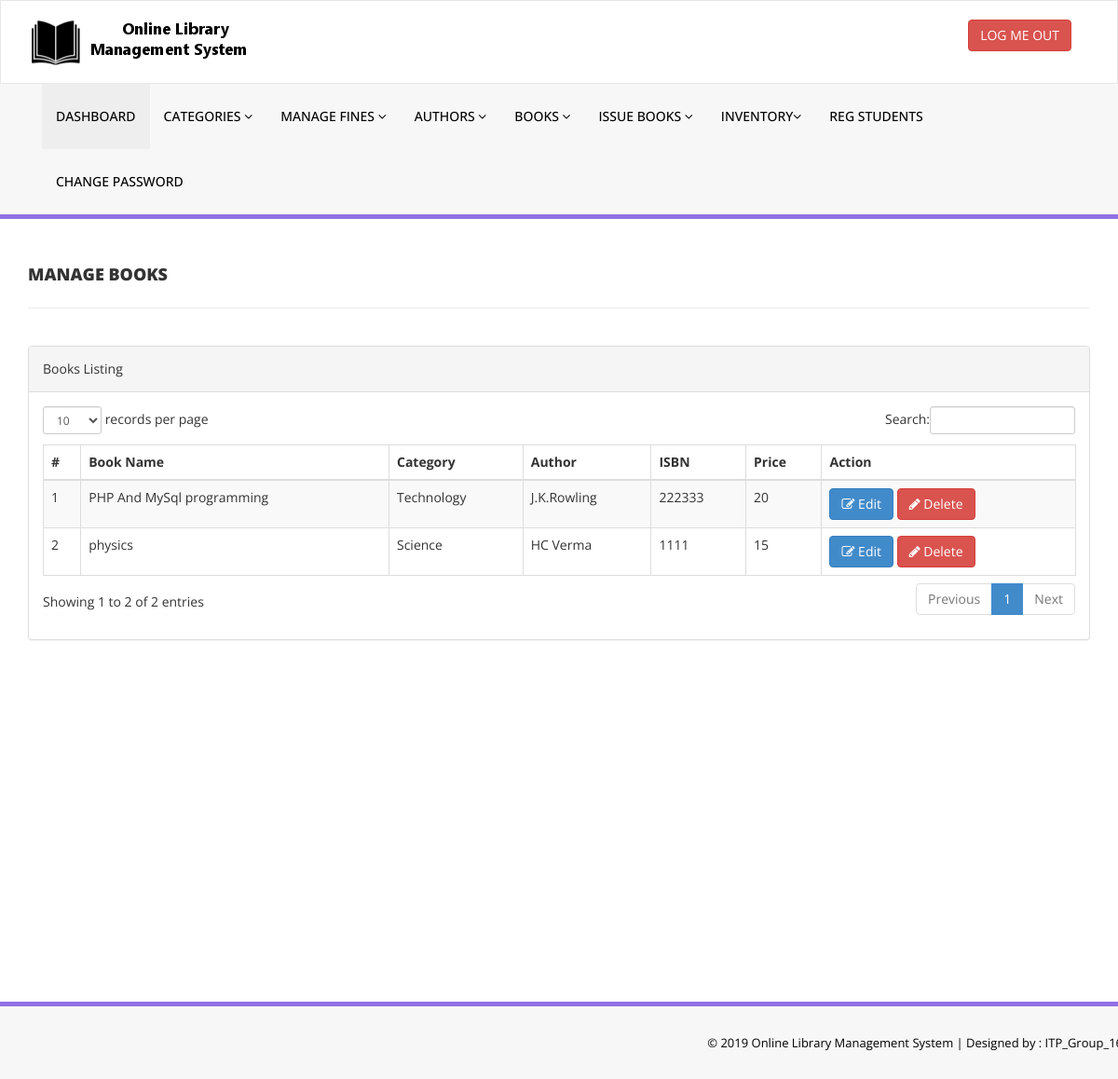
The app's page /library/admin/manage-books.php (signed in) with its own data.
### tables this page shows
CREATE TABLE `tblbooks` (
  `id` int(11) NOT NULL,
  `BookName` varchar(255) DEFAULT NULL,
  `CatId` int(11) DEFAULT NULL,
  `AuthorId` int(11) DEFAULT NULL,
  `ISBNNumber` int(11) DEFAULT NULL,
  `BookPrice` int(11) DEFAULT NULL,
  `RegDate` timestamp NULL DEFAULT CURRENT_TIMESTAMP,
  `UpdationDate` timestamp NULL DEFAULT NULL ON UPDATE CURRENT_TIMESTAMP
);

CREATE TABLE `tblcategory` (
  `id` int(11) NOT NULL,
  `CategoryName` varchar(150) DEFAULT NULL,
  `Status` int(1) DEFAULT NULL,
  `CreationDate` timestamp NULL DEFAULT CURRENT_TIMESTAMP,
  `UpdationDate` timestamp NULL DEFAULT '0000-00-00 00:00:00' ON UPDATE CURRENT_TIMESTAMP
);

CREATE TABLE `tblauthors` (
  `id` int(11) NOT NULL,
  `AuthorName` varchar(159) DEFAULT NULL,
  `creationDate` timestamp NULL DEFAULT CURRENT_TIMESTAMP,
  `UpdationDate` timestamp NULL DEFAULT NULL ON UPDATE CURRENT_TIMESTAMP
);

### library/admin/manage-books.php (the view, shortened to what this page needs)
<?php
include('includes/config.php');
if(strlen($_SESSION['alogin'])==0)
    {
header('location:index.php');
}
else{
    ?>
<!DOCTYPE html>
<html xmlns="http://www.w3.org/1999/xhtml">
<head>
    <link href="assets/css/bootstrap.css" rel="stylesheet" />
    <link href="assets/css/font-awesome.css" rel="stylesheet" />
    <link href="assets/js/dataTables/dataTables.bootstrap.css" rel="stylesheet" />
    <link href="assets/css/style.css" rel="stylesheet" />
</head>
<body>
<?php include('includes/header.php');?>
    <div class="content-wrapper">
         <div class="container">
        <div class="row pad-botm">
            <div class="col-md-12">
                <h4 class="header-line">Manage Books</h4>
    </div>
     <div class="row">
</div>
        </div>
            <div class="row">
                <div class="col-md-12">
                    <div class="panel panel-default">
                        <div class="panel-heading">
                           Books Listing
                        </div>
                        <div class="panel-body">
                            <div class="table-responsive">
                                <table class="table table-striped table-bordered table-hover" id="dataTables-example">
                                    <thead>
                                        <tr>
                                            <th>#</th>
                                            <th>Book Name</th>
                                            <th>Category</th>
                                            <th>Author</th>
                                            <th>ISBN</th>
                                            <th>Price</th>
                                            <th>Action</th>
                                        </tr>
                                    </thead>
                                    <tbody>
<?php $sql = "SELECT tblbooks.BookName,tblcategory.CategoryName,tblauthors.AuthorName,tblbooks.ISBNNumber,tblbooks.BookPrice,tblbooks.id as bookid from  tblbooks join tblcategory on tblcategory.id=tblbooks.CatId join tblauthors on tblauthors.id=tblbooks.AuthorId";
$query = $dbh -> prepare($sql);
$query->execute();
$results=$query->fetchAll(PDO::FETCH_OBJ);
$cnt=1;
if($query->rowCount() > 0)
{
foreach($results as $result)
{               ?>
                                        <tr class="odd gradeX">
                                            <td class="center"><?php echo htmlentities($cnt);?></td>
                                            <td class="center"><?php echo htmlentities($result->BookName);?></td>
                                            <td class="center"><?php echo htmlentities($result->CategoryName);?></td>
                                            <td class="center"><?php echo htmlentities($result->AuthorName);?></td>
                                            <td class="center"><?php echo htmlentities($result->ISBNNumber);?></td>
                                            <td class="center"><?php echo htmlentities($result->BookPrice);?></td>
                                            <td class="center">
                                            <a href="edit-book.php?bookid=<?php echo htmlentities($result->bookid);?>"><button class="btn btn-primary"><i class="fa fa-edit "></i> Edit</button>
                                          <a href="manage-books.php?del=<?php echo htmlentities($result->bookid);?>" onclick="return confirm('Are you sure you want to delete?');"" >  <button class="btn btn-danger"><i class="fa fa-pencil"></i> Delete</button>
                                            </td>
                                        </tr>
 <?php $cnt=$cnt+1;}} ?>
                                    </tbody>
                                </table>
                            </div>
                        </div>
                    </div>
                </div>
            </div>
    </div>
    </div>
  <?php include('includes/footer.php');?>
</body>
</html>
<?php } ?>

### library/admin/assets/css/style.css (style rules this page uses)
.content-wrapper { margin-top: 40px; min-height:800px; padding-bottom:90px; }
.header-line { font-weight:900; padding-bottom:25px; border-bottom:1px solid #eeeeee; text-transform:uppercase; }
.pad-botm { padding-bottom:30px; }

### records on screen
tblbooks: BookName "PHP And MySql programming", tblcategory.CategoryName "Technology", AuthorId.AuthorName "J.K.Rowling", ISBNNumber "222333", BookPrice "20"
tblbooks: BookName "physics", tblcategory.CategoryName "Science", AuthorId.AuthorName "HC Verma", ISBNNumber "1111", BookPrice "15"
